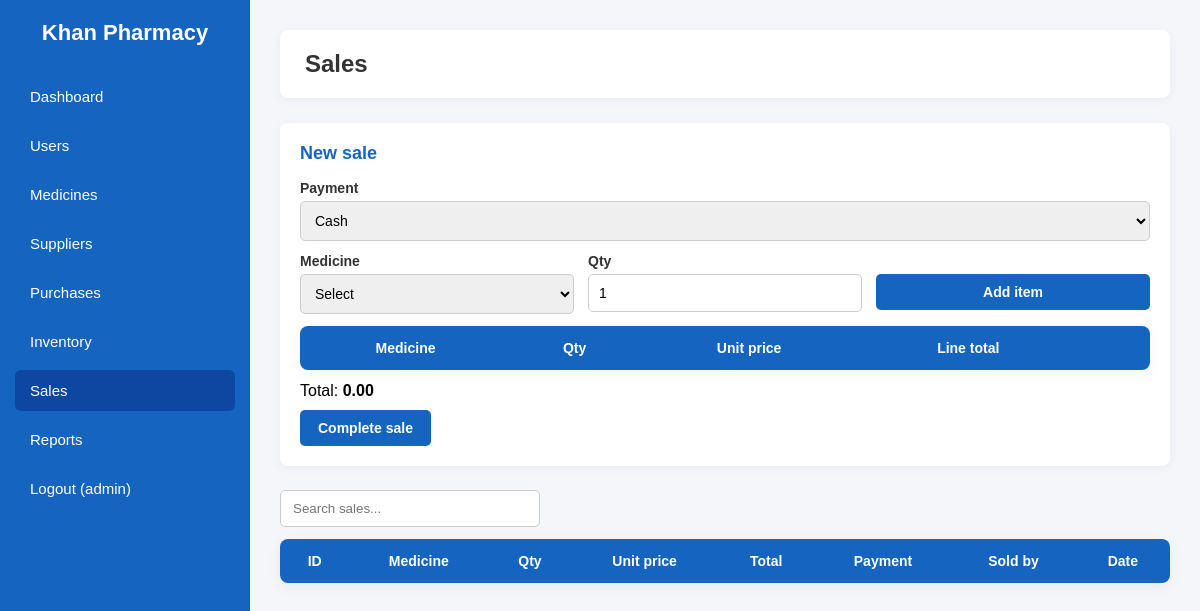
Page /sales.php (signed in) on the earlier database version.
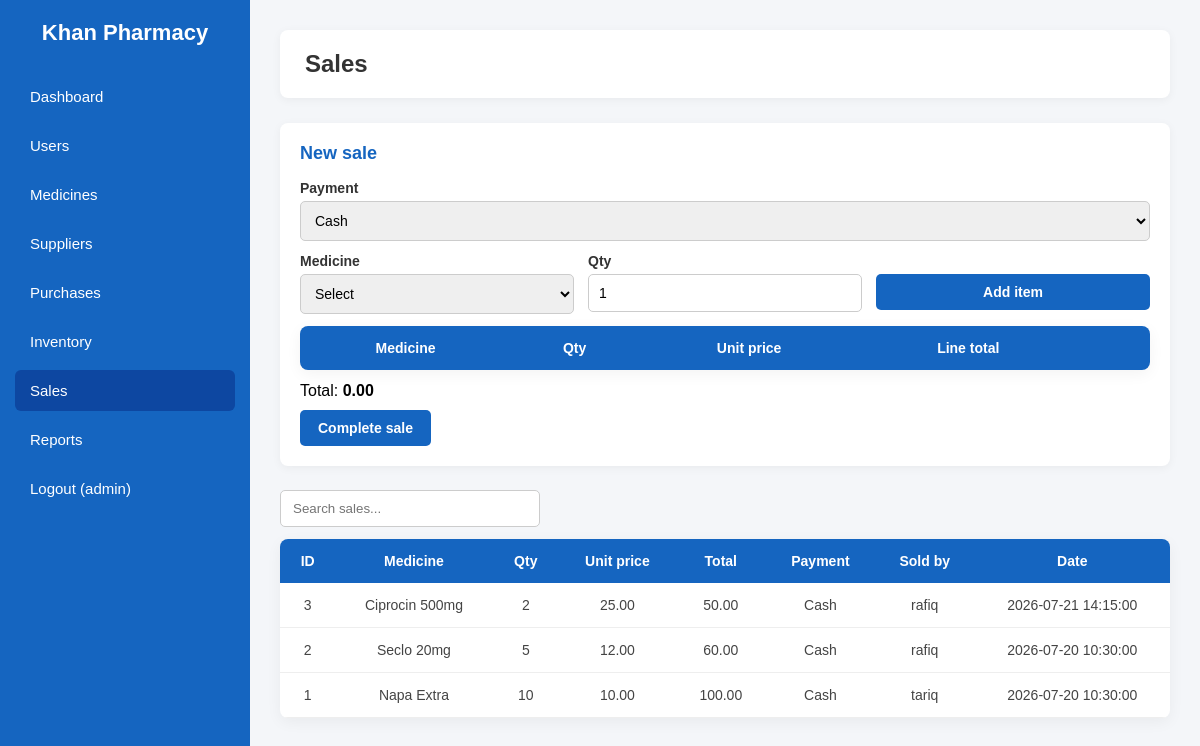
Same page on the later database version.
### tables this page shows
CREATE TABLE `sales` (
    `sale_id` INT AUTO_INCREMENT PRIMARY KEY,
    `medicine_id` INT NOT NULL,
    `quantity_sold` INT NOT NULL,
    `sale_date_time` DATETIME DEFAULT CURRENT_TIMESTAMP,
    `sold_by` INT DEFAULT NULL,
    `unit_price` DECIMAL(10, 2) NOT NULL,
    `total_amount` DECIMAL(10, 2) NOT NULL,
    `payment_method` VARCHAR(50) DEFAULT 'Cash',
    CONSTRAINT `fk_sales_medicine` FOREIGN KEY (`medicine_id`) REFERENCES `medicines`(`medicine_id`) ON DELETE CASCADE,
    CONSTRAINT `fk_sales_user` FOREIGN KEY (`sold_by`) REFERENCES `users`(`user_id`) ON DELETE SET NULL
);

CREATE TABLE `medicines` (
    `medicine_id` INT AUTO_INCREMENT PRIMARY KEY,
    `medicine_name` VARCHAR(100) NOT NULL,
    `company_name` VARCHAR(100) NOT NULL,
    `category` VARCHAR(50) NOT NULL DEFAULT 'General',
    `purchase_price` DECIMAL(10, 2) NOT NULL DEFAULT 0.00,
    `expire_date` DATE NOT NULL,
    `manufacture_date` DATE NOT NULL,
    `supplier_id` INT DEFAULT NULL,
    `sale_price` DECIMAL(10, 2) NOT NULL,
    `batch_number` VARCHAR(50) NOT NULL DEFAULT '',
    CONSTRAINT `fk_medicine_supplier` FOREIGN KEY (`supplier_id`) REFERENCES `suppliers`(`supplier_id`) ON DELETE SET NULL
);

CREATE TABLE `users` (
    `user_id` INT AUTO_INCREMENT PRIMARY KEY,
    `username` VARCHAR(50) NOT NULL UNIQUE,
    `password` VARCHAR(255) NOT NULL,
    `role` ENUM('Admin', 'Pharmacist', 'Employee') NOT NULL,
    `email` VARCHAR(100) NOT NULL UNIQUE
);

### includes/auth.php (called while the page is built, shortened)
<?php
function h($text)
{
    return htmlspecialchars((string) $text, ENT_QUOTES, "UTF-8");
}

### sales.php (the view, shortened to what this page needs)
<?php
require_once "includes/db.php";
require_once "includes/auth.php";
$page_title = "Sales";
$sales = $conn->query(
    "SELECT s.*, m.medicine_name, u.username AS sold_by_name
     FROM sales s
     JOIN medicines m ON s.medicine_id = m.medicine_id
     LEFT JOIN users u ON s.sold_by = u.user_id
     ORDER BY s.sale_date_time DESC, s.sale_id DESC"
)->fetch_all(MYSQLI_ASSOC);
require_once "includes/header.php";
?>
<div class="card">
    <h2>New sale</h2>
    <form method="post" id="sale-form">
        <div class="form-row">
            <div class="form-group">
                <label>Payment</label>
                <select name="payment_method">
                    <option value="Cash">Cash</option>
                </select>
            </div>
        </div>
        <div class="form-row">
            <div class="form-group">
                <label>Medicine</label>
                <select id="med-select">
                    <option value="">Select</option>
                </select>
            </div>
            <div class="form-group">
                <label>Qty</label>
                <input type="number" id="med-qty" value="1" min="1">
            </div>
            <div class="form-group">
                <label>&nbsp;</label>
                <button type="button" class="add-btn" id="add-item-btn">Add item</button>
            </div>
        </div>
        <table>
            <thead>
                <tr>
                    <th>Medicine</th>
                    <th>Qty</th>
                    <th>Unit price</th>
                    <th>Line total</th>
                    <th></th>
                </tr>
            </thead>
        </table>
        <p style="margin-top:12px">Total: <strong id="grand-total">0.00</strong></p>
        <div class="form-actions">
            <button type="submit" class="save-btn">Complete sale</button>
        </div>
    </form>
</div>
<input type="text" class="search-box" data-table="data-table" placeholder="Search sales...">
<table id="data-table">
    <thead>
        <tr>
            <th>ID</th>
            <th>Medicine</th>
            <th>Qty</th>
            <th>Unit price</th>
            <th>Total</th>
            <th>Payment</th>
            <th>Sold by</th>
            <th>Date</th>
        </tr>
    </thead>
    <tbody>
        <?php foreach ($sales as $row) { ?>
        <tr>
            <td><?php echo (int) $row["sale_id"]; ?></td>
            <td><?php echo h($row["medicine_name"]); ?></td>
            <td><?php echo (int) $row["quantity_sold"]; ?></td>
            <td><?php echo number_format((float) $row["unit_price"], 2); ?></td>
            <td><?php echo number_format((float) $row["total_amount"], 2); ?></td>
            <td><?php echo h($row["payment_method"]); ?></td>
            <td><?php echo h($row["sold_by_name"] ?? ""); ?></td>
            <td><?php echo h($row["sale_date_time"]); ?></td>
        </tr>
        <?php } ?>
    </tbody>
</table>
<?php require_once "includes/footer.php"; ?>

### includes/header.php (shortened to what this page needs)
<?php
$role = $_SESSION["role"];
$current_page = basename($_SERVER["PHP_SELF"]);
?>
<!DOCTYPE html>
<html lang="en">
<head>
    <link rel="stylesheet" href="css/style.css">
</head>
<body>
<aside class="sidebar">
    <h2>Khan Pharmacy</h2>
    <ul>
        <li class="<?php echo $current_page === "dashboard.php" ? "active" : ""; ?>">
            <a href="dashboard.php">Dashboard</a>
        </li>
        <?php if ($role === "Admin") { ?>
        <li class="<?php echo $current_page === "users.php" ? "active" : ""; ?>">
            <a href="users.php">Users</a>
        </li>
        <?php } ?>
        <?php if ($role === "Admin" || $role === "Pharmacist") { ?>
        <li class="<?php echo $current_page === "medicines.php" ? "active" : ""; ?>">
            <a href="medicines.php">Medicines</a>
        </li>
        <li class="<?php echo $current_page === "suppliers.php" ? "active" : ""; ?>">
            <a href="suppliers.php">Suppliers</a>
        </li>
        <li class="<?php echo $current_page === "purchases.php" ? "active" : ""; ?>">
            <a href="purchases.php">Purchases</a>
        </li>
        <li class="<?php echo $current_page === "inventory.php" ? "active" : ""; ?>">
            <a href="inventory.php">Inventory</a>
        </li>
        <?php } ?>
        <li class="<?php echo $current_page === "sales.php" ? "active" : ""; ?>">
            <a href="sales.php">Sales</a>
        </li>
        <?php if ($role === "Admin" || $role === "Pharmacist") { ?>
        <li class="<?php echo $current_page === "reports.php" ? "active" : ""; ?>">
            <a href="reports.php">Reports</a>
        </li>
        <?php } ?>
        <li>
            <a href="logout.php">Logout (<?php echo h($_SESSION["username"]); ?>)</a>
        </li>
    </ul>
</aside>
<main class="main">
    <div class="topbar">
        <h1><?php echo h($page_title); ?></h1>
    </div>

### includes/footer.php (shortened to what this page needs)
</main>
</body>
</html>

### css/style.css (style rules this page uses)
* { margin: 0; padding: 0; box-sizing: border-box; font-family: Arial, Helvetica, sans-serif; }
body { display: flex; background: #f4f6f9; min-height: 100vh; }
.sidebar { width: 250px; background: #1565C0; color: white; min-height: 100vh; padding: 20px 15px; flex-shrink: 0; }
.sidebar h2 { text-align: center; margin-bottom: 30px; font-size: 22px; }
.sidebar ul { list-style: none; }
.sidebar li { margin-bottom: 8px; border-radius: 6px; }
.sidebar li a { display: block; color: white; text-decoration: none; padding: 12px 15px; border-radius: 6px; font-size: 15px; }
.sidebar li:hover, .sidebar li.active { background: #0D47A1; }
.main { flex: 1; padding: 30px; overflow-x: auto; }
.topbar { display: flex; justify-content: space-between; align-items: center; margin-bottom: 25px; background: white; padding: 20px 25px; border-radius: 8px; box-shadow: 0 2px 10px rgba(0, 0, 0, 0.05); }
.topbar h1 { font-size: 24px; color: #333; }
.card { background: white; padding: 20px; border-radius: 8px; box-shadow: 0 2px 10px rgba(0, 0, 0, 0.05); margin-bottom: 24px; }
.card h2 { font-size: 18px; color: #1565C0; margin-bottom: 16px; }
.form-row { display: flex; flex-wrap: wrap; gap: 14px; margin-bottom: 12px; }
.form-group { display: flex; flex-direction: column; gap: 5px; flex: 1; min-width: 180px; }
.form-group label { font-size: 14px; font-weight: bold; color: #333; }
.form-group input, .form-group select, .form-group textarea { padding: 10px; border: 1px solid #ccc; border-radius: 5px; font-size: 14px; }
.form-actions { display: flex; gap: 10px; margin-top: 10px; }
.save-btn, .add-btn { background: #1565C0; color: white; border: none; padding: 10px 18px; border-radius: 5px; cursor: pointer; font-weight: bold; font-size: 14px; }
.search-box { padding: 10px 12px; border: 1px solid #ccc; border-radius: 5px; width: 260px; margin-bottom: 12px; }
table { width: 100%; border-collapse: collapse; background: white; border-radius: 8px; overflow: hidden; box-shadow: 0 4px 15px rgba(0, 0, 0, 0.05); }
th { background: #1565C0; color: white; padding: 14px 16px; text-align: center; font-size: 14px; }
td { padding: 14px 16px; text-align: center; border-bottom: 1px solid #eee; font-size: 14px; color: #444; }

Differences in the rows shown:
added sales: sale_id "3", medicine.medicine_name "Ciprocin 500mg", quantity_sold "2", unit_price "25.00", total_amount "50.00", payment_method "Cash", sold_by.username "rafiq", sale_date_time "2026-07-21 14:15:00"
added sales: sale_id "2", medicine.medicine_name "Seclo 20mg", quantity_sold "5", unit_price "12.00", total_amount "60.00", payment_method "Cash", sold_by.username "rafiq", sale_date_time "2026-07-20 10:30:00"
added sales: sale_id "1", medicine.medicine_name "Napa Extra", quantity_sold "10", unit_price "10.00", total_amount "100.00", payment_method "Cash", sold_by.username "tariq", sale_date_time "2026-07-20 10:30:00"
